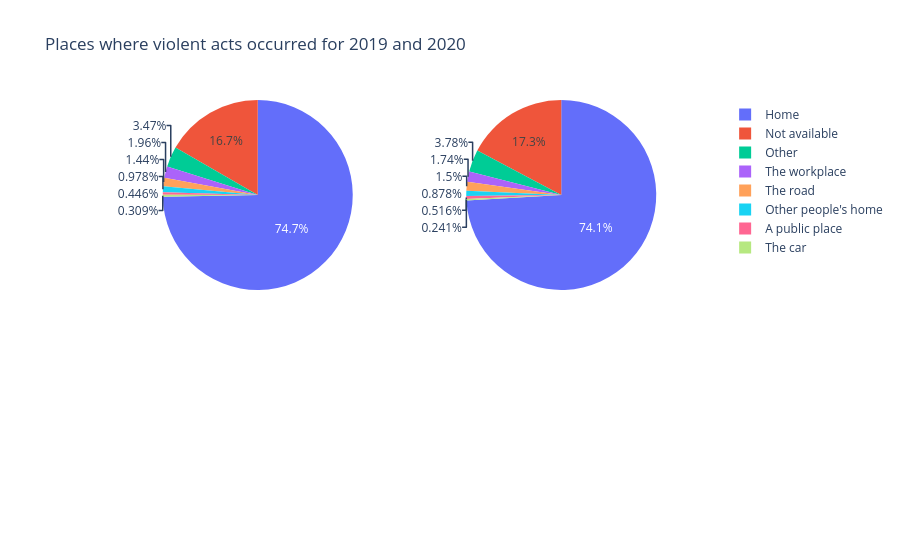

The cell this chart's notebook holds for it:
### Code cell
location_sidebyside.show()

### Figure 1 — Plotly figure (JSON) as saved in the notebook; plotly's stock layout.template omitted (floating-point values rounded to 4 significant figures)
{"data": [{"domain": {"x": [0, 0.5], "y": [0.5, 1]}, "hoverinfo": "label+percent+name", "labels": ["Home", "The workplace", "The road", "Other people's home", "A public place", "The car", "Other", "Not available", "Not available"], "name": "2019", "type": "pie", "values": [4354.0, 114.0, 84.0, 57.0, 26.0, 18.0, 202.0, 18.0, 954.0]}, {"domain": {"x": [0.5, 1], "y": [0.5, 1]}, "hoverinfo": "label+percent+name", "labels": ["Home", "The workplace", "The road", "Other people's home", "A public place", "The car", "Other", "Not available", "Not available"], "name": "2020", "type": "pie", "values": [8608.0, 202.0, 174.0, 102.0, 60.0, 28.0, 439.0, 446.0, 1559.0]}], "layout": {"title": {"text": "Places where violent acts occurred for 2019 and 2020"}}}
